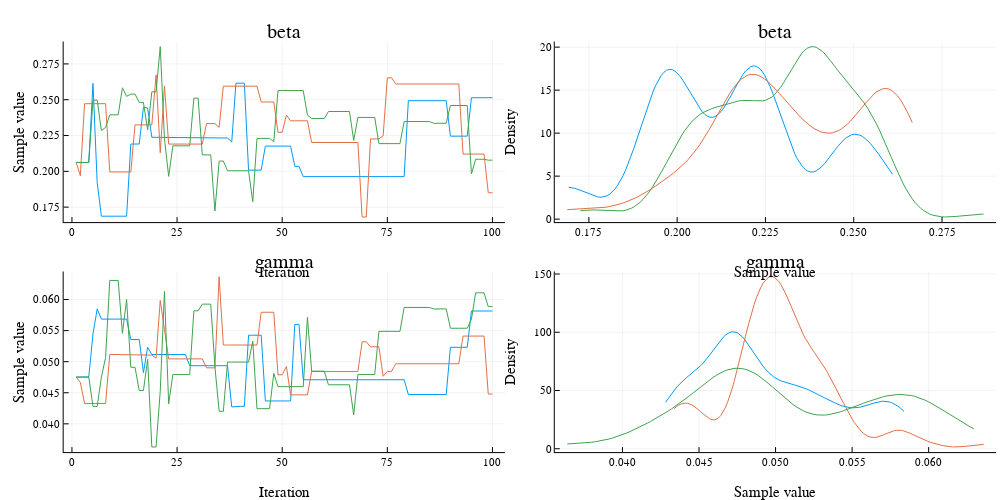
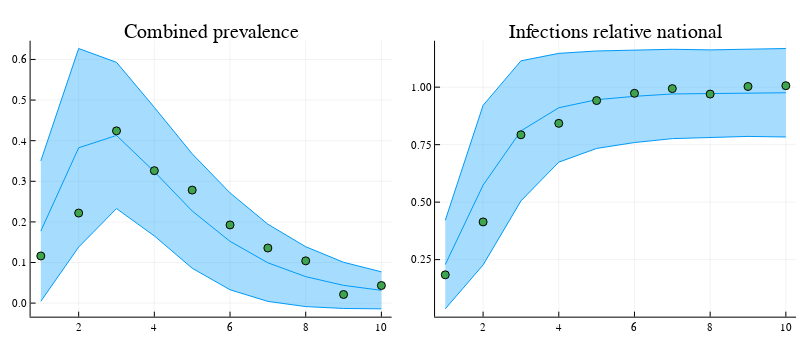

The code cell stored with these charts, in order, in its notebook:
### Code cell
evaluate_chain(problem, chain, tobs, y_load, ["beta", "gamma"];burn_in=20)

### Figure 1 — Plotly figure (JSON) as saved in the notebook; plotly's stock layout.template omitted (floating-point values rounded to 4 significant figures; data arrays with more than 128 entries replaced by an {"elided": "..."} marker saying what was removed)
{"data": [{"colorbar": {"title": ""}, "legendgroup": "Chain 1", "line": {"color": "rgba(0, 154, 250, 1.000)", "dash": "solid", "shape": "linear", "width": 1}, "mode": "lines", "name": "Chain 1", "showlegend": true, "type": "scatter", "x": [1, 2, 3, 4, 5, 6, 7, 8, 9, 10, 11, 12, 13, 14, 15, 16, 17, 18, 19, 20, 21, 22, 23, 24, 25, 26, 27, 28, 29, 30, 31, 32, 33, 34, 35, 36, 37, 38, 39, 40, 41, 42, 43, 44, 45, 46, 47, 48, 49, 50, 51, 52, 53, 54, 55, 56, 57, 58, 59, 60, 61, 62, 63, 64, 65, 66, 67, 68, 69, 70, 71, 72, 73, 74, 75, 76, 77, 78, 79, 80, 81, 82, 83, 84, 85, 86, 87, 88, 89, 90, 91, 92, 93, 94, 95, 96, 97, 98, 99, 100], "xaxis": "x1", "y": [0.2062, 0.2062, 0.2062, 0.2062, 0.2614, 0.1922, 0.1687, 0.1687, 0.1687, 0.1687, 0.1687, 0.1687, 0.1687, 0.2191, 0.2191, 0.2191, 0.2448, 0.2442, 0.2238, 0.2238, 0.2238, 0.2238, 0.2238, 0.2238, 0.2238, 0.2238, 0.2238, 0.2233, 0.2233, 0.2233, 0.2233, 0.2233, 0.2233, 0.2233, 0.2233, 0.2233, 0.2233, 0.2205, 0.2616, 0.2616, 0.2616, 0.2008, 0.2008, 0.2008, 0.2008, 0.2176, 0.2176, 0.2176, 0.2176, 0.2176, 0.2176, 0.2176, 0.2035, 0.2035, 0.1963, 0.1963, 0.1963, 0.1963, 0.1963, 0.1963, 0.1963, 0.1963, 0.1963, 0.1963, 0.1963, 0.1963, 0.1963, 0.1963, 0.1963, 0.1963, 0.1963, 0.1963, 0.1963, 0.1963, 0.1963, 0.1963, 0.1963, 0.1963, 0.1963, 0.2493, 0.2493, 0.2493, 0.2493, 0.2493, 0.2493, 0.2493, 0.2493, 0.2493, 0.2493, 0.2246, 0.2246, 0.2246, 0.2246, 0.2246, 0.2514, 0.2514, 0.2514, 0.2514, 0.2514, 0.2514], "yaxis": "y1", "zmax": null, "zmin": null}, {"colorbar": {"title": ""}, "legendgroup": "Chain 2", "line": {"color": "rgba(227, 111, 71, 1.000)", "dash": "solid", "shape": "linear", "width": 1}, "mode": "lines", "name": "Chain 2", "showlegend": true, "type": "scatter", "x": [1, 2, 3, 4, 5, 6, 7, 8, 9, 10, 11, 12, 13, 14, 15, 16, 17, 18, 19, 20, 21, 22, 23, 24, 25, 26, 27, 28, 29, 30, 31, 32, 33, 34, 35, 36, 37, 38, 39, 40, 41, 42, 43, 44, 45, 46, 47, 48, 49, 50, 51, 52, 53, 54, 55, 56, 57, 58, 59, 60, 61, 62, 63, 64, 65, 66, 67, 68, 69, 70, 71, 72, 73, 74, 75, 76, 77, 78, 79, 80, 81, 82, 83, 84, 85, 86, 87, 88, 89, 90, 91, 92, 93, 94, 95, 96, 97, 98, 99, 100], "xaxis": "x1", "y": [0.2062, 0.197, 0.2472, 0.2472, 0.2472, 0.2472, 0.2472, 0.2472, 0.1996, 0.1996, 0.1996, 0.1996, 0.1996, 0.1996, 0.2324, 0.2324, 0.2324, 0.2324, 0.2324, 0.2673, 0.213, 0.2597, 0.219, 0.219, 0.219, 0.219, 0.219, 0.219, 0.219, 0.219, 0.219, 0.2333, 0.2333, 0.2333, 0.2306, 0.2595, 0.2595, 0.2595, 0.2595, 0.2595, 0.2595, 0.2595, 0.2595, 0.2595, 0.2484, 0.2484, 0.2484, 0.2484, 0.2273, 0.2273, 0.2393, 0.2353, 0.2353, 0.2353, 0.2353, 0.2353, 0.2201, 0.2201, 0.2201, 0.2201, 0.2201, 0.2201, 0.2201, 0.2201, 0.2201, 0.2201, 0.2201, 0.2201, 0.1681, 0.1681, 0.2226, 0.2226, 0.2226, 0.2248, 0.2653, 0.2653, 0.261, 0.261, 0.261, 0.261, 0.261, 0.261, 0.261, 0.261, 0.261, 0.261, 0.261, 0.261, 0.261, 0.261, 0.261, 0.261, 0.2121, 0.2121, 0.2121, 0.2121, 0.2121, 0.2121, 0.185, 0.185], "yaxis": "y1", "zmax": null, "zmin": null}, {"colorbar": {"title": ""}, "legendgroup": "Chain 3", "line": {"color": "rgba(62, 164, 78, 1.000)", "dash": "solid", "shape": "linear", "width": 1}, "mode": "lines", "name": "Chain 3", "showlegend": true, "type": "scatter", "x": [1, 2, 3, 4, 5, 6, 7, 8, 9, 10, 11, 12, 13, 14, 15, 16, 17, 18, 19, 20, 21, 22, 23, 24, 25, 26, 27, 28, 29, 30, 31, 32, 33, 34, 35, 36, 37, 38, 39, 40, 41, 42, 43, 44, 45, 46, 47, 48, 49, 50, 51, 52, 53, 54, 55, 56, 57, 58, 59, 60, 61, 62, 63, 64, 65, 66, 67, 68, 69, 70, 71, 72, 73, 74, 75, 76, 77, 78, 79, 80, 81, 82, 83, 84, 85, 86, 87, 88, 89, 90, 91, 92, 93, 94, 95, 96, 97, 98, 99, 100], "xaxis": "x1", "y": [0.2062, 0.2062, 0.2062, 0.2062, 0.2497, 0.2497, 0.2284, 0.2307, 0.2394, 0.2394, 0.2394, 0.2583, 0.2524, 0.2539, 0.2539, 0.2481, 0.2481, 0.2289, 0.2555, 0.2555, 0.2871, 0.2227, 0.1965, 0.2178, 0.2178, 0.2178, 0.2178, 0.2178, 0.2511, 0.2511, 0.2115, 0.2115, 0.2115, 0.1723, 0.2072, 0.2072, 0.2004, 0.2004, 0.2004, 0.2004, 0.2004, 0.2004, 0.1788, 0.223, 0.223, 0.223, 0.223, 0.2206, 0.2564, 0.2564, 0.2564, 0.2564, 0.2564, 0.2564, 0.2564, 0.2393, 0.2369, 0.2369, 0.2369, 0.2369, 0.2418, 0.2418, 0.2418, 0.2418, 0.2418, 0.2418, 0.2216, 0.2376, 0.2376, 0.2376, 0.2376, 0.2376, 0.2193, 0.2193, 0.2193, 0.2193, 0.2193, 0.2193, 0.2347, 0.2347, 0.2347, 0.2347, 0.2347, 0.2347, 0.2347, 0.2335, 0.2335, 0.2335, 0.2335, 0.246, 0.246, 0.246, 0.246, 0.246, 0.1982, 0.2084, 0.2084, 0.2084, 0.2078, 0.2078], "yaxis": "y1", "zmax": null, "zmin": null}, {"colorbar": {"title": ""}, "legendgroup": "Chain 1", "line": {"color": "rgba(0, 154, 250, 1.000)", "dash": "solid", "shape": "linear", "width": 1}, "mode": "lines", "name": "Chain 1", "showlegend": true, "type": "scatter", "x": [0.1693, 0.17, 0.1708, 0.1716, 0.1724, 0.1731, 0.1739, 0.1747, 0.1754, 0.1762, 0.177, 0.1777, 0.1785, 0.1793, 0.1801, 0.1808, 0.1816, 0.1824, 0.1831, 0.1839, 0.1847, 0.1855, 0.1862, 0.187, 0.1878, 0.1885, 0.1893, 0.1901, 0.1908, 0.1916, 0.1924, 0.1932, 0.1939, 0.1947, 0.1955, 0.1962, 0.197, 0.1978, 0.1986, 0.1993, 0.2001, 0.2009, 0.2016, 0.2024, 0.2032, 0.2039, 0.2047, 0.2055, 0.2063, 0.207, 0.2078, 0.2086, 0.2093, 0.2101, 0.2109, 0.2117, 0.2124, 0.2132, 0.214, 0.2147, 0.2155, 0.2163, 0.217, 0.2178, 0.2186, 0.2194, 0.2201, 0.2209, 0.2217, 0.2224, 0.2232, 0.224, 0.2248, 0.2255, 0.2263, 0.2271, 0.2278, 0.2286, 0.2294, 0.2301, 0.2309, 0.2317, 0.2325, 0.2332, 0.234, 0.2348, 0.2355, 0.2363, 0.2371, 0.2379, 0.2386, 0.2394, 0.2402, 0.2409, 0.2417, 0.2425, 0.2432, 0.244, 0.2448, 0.2456, 0.2463, 0.2471, 0.2479, 0.2486, 0.2494, 0.2502, 0.251, 0.2517, 0.2525, 0.2533, 0.254, 0.2548, 0.2556, 0.2563, 0.2571, 0.2579, 0.2587, 0.2594, 0.2602, 0.261], "xaxis": "x2", "y": [3.709, 3.672, 3.603, 3.506, 3.386, 3.25, 3.105, 2.959, 2.822, 2.703, 2.611, 2.556, 2.548, 2.596, 2.708, 2.892, 3.155, 3.501, 3.934, 4.455, 5.064, 5.758, 6.53, 7.373, 8.275, 9.222, 10.2, 11.18, 12.16, 13.11, 14.0, 14.83, 15.56, 16.19, 16.69, 17.07, 17.31, 17.42, 17.38, 17.23, 16.95, 16.58, 16.13, 15.61, 15.06, 14.49, 13.93, 13.4, 12.92, 12.51, 12.19, 11.96, 11.85, 11.85, 11.96, 12.18, 12.5, 12.92, 13.41, 13.96, 14.55, 15.15, 15.74, 16.3, 16.8, 17.22, 17.54, 17.75, 17.82, 17.76, 17.56, 17.22, 16.74, 16.15, 15.44, 14.65, 13.78, 12.87, 11.93, 11.0, 10.08, 9.21, 8.401, 7.671, 7.034, 6.499, 6.074, 5.762, 5.564, 5.477, 5.496, 5.613, 5.817, 6.095, 6.434, 6.819, 7.233, 7.661, 8.086, 8.493, 8.867, 9.196, 9.469, 9.676, 9.813, 9.874, 9.859, 9.769, 9.607, 9.379, 9.092, 8.753, 8.372, 7.957, 7.518, 7.064, 6.601, 6.138, 5.68, 5.231], "yaxis": "y2", "zmax": null, "zmin": null}, {"colorbar": {"title": ""}, "legendgroup": "Chain 2", "line": {"color": "rgba(227, 111, 71, 1.000)", "dash": "solid", "shape": "linear", "width": 1}, "mode": "lines", "name": "Chain 2", "showlegend": true, "type": "scatter", "x": [0.1689, 0.1697, 0.1705, 0.1714, 0.1722, 0.1731, 0.1739, 0.1747, 0.1756, 0.1764, 0.1772, 0.1781, 0.1789, 0.1797, 0.1806, 0.1814, 0.1822, 0.1831, 0.1839, 0.1847, 0.1856, 0.1864, 0.1872, 0.1881, 0.1889, 0.1898, 0.1906, 0.1914, 0.1923, 0.1931, 0.1939, 0.1948, 0.1956, 0.1964, 0.1973, 0.1981, 0.1989, 0.1998, 0.2006, 0.2014, 0.2023, 0.2031, 0.2039, 0.2048, 0.2056, 0.2065, 0.2073, 0.2081, 0.209, 0.2098, 0.2106, 0.2115, 0.2123, 0.2131, 0.214, 0.2148, 0.2156, 0.2165, 0.2173, 0.2181, 0.219, 0.2198, 0.2206, 0.2215, 0.2223, 0.2232, 0.224, 0.2248, 0.2257, 0.2265, 0.2273, 0.2282, 0.229, 0.2298, 0.2307, 0.2315, 0.2323, 0.2332, 0.234, 0.2348, 0.2357, 0.2365, 0.2373, 0.2382, 0.239, 0.2399, 0.2407, 0.2415, 0.2424, 0.2432, 0.244, 0.2449, 0.2457, 0.2465, 0.2474, 0.2482, 0.249, 0.2499, 0.2507, 0.2515, 0.2524, 0.2532, 0.2541, 0.2549, 0.2557, 0.2566, 0.2574, 0.2582, 0.2591, 0.2599, 0.2607, 0.2616, 0.2624, 0.2632, 0.2641, 0.2649, 0.2657, 0.2666], "xaxis": "x2", "y": [1.103, 1.122, 1.138, 1.15, 1.161, 1.171, 1.182, 1.195, 1.211, 1.232, 1.258, 1.291, 1.331, 1.38, 1.438, 1.506, 1.584, 1.672, 1.771, 1.882, 2.005, 2.14, 2.286, 2.444, 2.614, 2.796, 2.988, 3.189, 3.4, 3.619, 3.845, 4.078, 4.317, 4.562, 4.815, 5.075, 5.345, 5.627, 5.924, 6.239, 6.575, 6.936, 7.325, 7.745, 8.198, 8.684, 9.204, 9.755, 10.33, 10.94, 11.55, 12.18, 12.8, 13.42, 14.01, 14.56, 15.08, 15.54, 15.94, 16.27, 16.53, 16.71, 16.82, 16.85, 16.8, 16.69, 16.52, 16.29, 16.01, 15.7, 15.35, 14.98, 14.59, 14.19, 13.79, 13.39, 13.0, 12.61, 12.24, 11.88, 11.55, 11.23, 10.95, 10.7, 10.48, 10.29, 10.15, 10.05, 10.0, 10.0, 10.05, 10.15, 10.3, 10.5, 10.75, 11.05, 11.38, 11.75, 12.15, 12.57, 13.0, 13.42, 13.83, 14.21, 14.54, 14.82, 15.03, 15.16, 15.2, 15.14, 14.98, 14.71, 14.35, 13.88, 13.33, 12.69, 11.99, 11.23], "yaxis": "y2", "zmax": null, "zmin": null}, {"colorbar": {"title": ""}, "legendgroup": "Chain 3", "line": {"color": "rgba(62, 164, 78, 1.000)", "dash": "solid", "shape": "linear", "width": 1}, "mode": "lines", "name": "Chain 3", "showlegend": true, "type": "scatter", "x": {"elided": "136 float values"}, "xaxis": "x2", "y": {"elided": "136 float values"}, "yaxis": "y2", "zmax": null, "zmin": null}, {"colorbar": {"title": ""}, "legendgroup": "Chain 1", "line": {"color": "rgba(0, 154, 250, 1.000)", "dash": "solid", "shape": "linear", "width": 1}, "mode": "lines", "name": "Chain 1", "showlegend": true, "type": "scatter", "x": [1, 2, 3, 4, 5, 6, 7, 8, 9, 10, 11, 12, 13, 14, 15, 16, 17, 18, 19, 20, 21, 22, 23, 24, 25, 26, 27, 28, 29, 30, 31, 32, 33, 34, 35, 36, 37, 38, 39, 40, 41, 42, 43, 44, 45, 46, 47, 48, 49, 50, 51, 52, 53, 54, 55, 56, 57, 58, 59, 60, 61, 62, 63, 64, 65, 66, 67, 68, 69, 70, 71, 72, 73, 74, 75, 76, 77, 78, 79, 80, 81, 82, 83, 84, 85, 86, 87, 88, 89, 90, 91, 92, 93, 94, 95, 96, 97, 98, 99, 100], "xaxis": "x3", "y": [0.04752, 0.04752, 0.04752, 0.04752, 0.05445, 0.0585, 0.05685, 0.05685, 0.05685, 0.05685, 0.05685, 0.05685, 0.05685, 0.05357, 0.05357, 0.05357, 0.04824, 0.05232, 0.05115, 0.05115, 0.05115, 0.05115, 0.05115, 0.05115, 0.05115, 0.05115, 0.05115, 0.04935, 0.04935, 0.04935, 0.04935, 0.04935, 0.04935, 0.04935, 0.04935, 0.04935, 0.04935, 0.04272, 0.04281, 0.04281, 0.04281, 0.05426, 0.05426, 0.05426, 0.05426, 0.04368, 0.04368, 0.04368, 0.04368, 0.04368, 0.04368, 0.04368, 0.056, 0.056, 0.04709, 0.04709, 0.04709, 0.04709, 0.04709, 0.04709, 0.04709, 0.04709, 0.04709, 0.04709, 0.04709, 0.04709, 0.04709, 0.04709, 0.04709, 0.04709, 0.04709, 0.04709, 0.04709, 0.04709, 0.04709, 0.04709, 0.04709, 0.04709, 0.04709, 0.04472, 0.04472, 0.04472, 0.04472, 0.04472, 0.04472, 0.04472, 0.04472, 0.04472, 0.04472, 0.05232, 0.05232, 0.05232, 0.05232, 0.05232, 0.05815, 0.05815, 0.05815, 0.05815, 0.05815, 0.05815], "yaxis": "y3", "zmax": null, "zmin": null}, {"colorbar": {"title": ""}, "legendgroup": "Chain 2", "line": {"color": "rgba(227, 111, 71, 1.000)", "dash": "solid", "shape": "linear", "width": 1}, "mode": "lines", "name": "Chain 2", "showlegend": true, "type": "scatter", "x": [1, 2, 3, 4, 5, 6, 7, 8, 9, 10, 11, 12, 13, 14, 15, 16, 17, 18, 19, 20, 21, 22, 23, 24, 25, 26, 27, 28, 29, 30, 31, 32, 33, 34, 35, 36, 37, 38, 39, 40, 41, 42, 43, 44, 45, 46, 47, 48, 49, 50, 51, 52, 53, 54, 55, 56, 57, 58, 59, 60, 61, 62, 63, 64, 65, 66, 67, 68, 69, 70, 71, 72, 73, 74, 75, 76, 77, 78, 79, 80, 81, 82, 83, 84, 85, 86, 87, 88, 89, 90, 91, 92, 93, 94, 95, 96, 97, 98, 99, 100], "xaxis": "x3", "y": [0.04752, 0.04665, 0.04327, 0.04327, 0.04327, 0.04327, 0.04327, 0.04327, 0.05117, 0.05117, 0.05117, 0.05117, 0.05117, 0.05117, 0.05106, 0.05106, 0.05106, 0.05106, 0.05106, 0.05057, 0.05986, 0.05521, 0.05045, 0.05045, 0.05045, 0.05045, 0.05045, 0.05045, 0.05045, 0.05045, 0.05045, 0.04901, 0.04901, 0.04901, 0.06369, 0.05268, 0.05268, 0.05268, 0.05268, 0.05268, 0.05268, 0.05268, 0.05268, 0.05268, 0.05796, 0.05796, 0.05796, 0.05796, 0.0479, 0.0479, 0.04923, 0.04466, 0.04466, 0.04466, 0.04466, 0.04466, 0.04841, 0.04841, 0.04841, 0.04841, 0.04841, 0.04841, 0.04841, 0.04841, 0.04841, 0.04841, 0.04841, 0.04841, 0.05319, 0.05319, 0.0524, 0.0524, 0.0524, 0.04766, 0.04843, 0.04843, 0.04967, 0.04967, 0.04967, 0.04967, 0.04967, 0.04967, 0.04967, 0.04967, 0.04967, 0.04967, 0.04967, 0.04967, 0.04967, 0.04967, 0.04967, 0.04967, 0.05412, 0.05412, 0.05412, 0.05412, 0.05412, 0.05412, 0.04479, 0.04479], "yaxis": "y3", "zmax": null, "zmin": null}, {"colorbar": {"title": ""}, "legendgroup": "Chain 3", "line": {"color": "rgba(62, 164, 78, 1.000)", "dash": "solid", "shape": "linear", "width": 1}, "mode": "lines", "name": "Chain 3", "showlegend": true, "type": "scatter", "x": [1, 2, 3, 4, 5, 6, 7, 8, 9, 10, 11, 12, 13, 14, 15, 16, 17, 18, 19, 20, 21, 22, 23, 24, 25, 26, 27, 28, 29, 30, 31, 32, 33, 34, 35, 36, 37, 38, 39, 40, 41, 42, 43, 44, 45, 46, 47, 48, 49, 50, 51, 52, 53, 54, 55, 56, 57, 58, 59, 60, 61, 62, 63, 64, 65, 66, 67, 68, 69, 70, 71, 72, 73, 74, 75, 76, 77, 78, 79, 80, 81, 82, 83, 84, 85, 86, 87, 88, 89, 90, 91, 92, 93, 94, 95, 96, 97, 98, 99, 100], "xaxis": "x3", "y": [0.04752, 0.04752, 0.04752, 0.04752, 0.04281, 0.04281, 0.04751, 0.05067, 0.06307, 0.06307, 0.06307, 0.05456, 0.06, 0.0491, 0.0491, 0.04536, 0.04536, 0.05036, 0.03627, 0.03627, 0.04526, 0.0613, 0.04321, 0.04792, 0.04792, 0.04792, 0.04792, 0.04792, 0.05819, 0.05819, 0.05926, 0.05926, 0.05926, 0.04918, 0.04201, 0.04201, 0.04994, 0.04994, 0.04994, 0.04994, 0.04994, 0.04994, 0.05331, 0.04244, 0.04244, 0.04244, 0.04244, 0.04812, 0.04598, 0.04598, 0.04598, 0.04598, 0.04598, 0.04598, 0.04598, 0.05714, 0.04847, 0.04847, 0.04847, 0.04847, 0.04628, 0.04628, 0.04628, 0.04628, 0.04628, 0.04628, 0.04144, 0.04794, 0.04794, 0.04794, 0.04794, 0.04794, 0.05488, 0.05488, 0.05488, 0.05488, 0.05488, 0.05488, 0.05873, 0.05873, 0.05873, 0.05873, 0.05873, 0.05873, 0.05873, 0.05849, 0.05849, 0.05849, 0.05849, 0.05538, 0.05538, 0.05538, 0.05538, 0.05538, 0.05686, 0.06108, 0.06108, 0.06108, 0.05886, 0.05886], "yaxis": "y3", "zmax": null, "zmin": null}, {"colorbar": {"title": ""}, "legendgroup": "Chain 1", "line": {"color": "rgba(0, 154, 250, 1.000)", "dash": "solid", "shape": "linear", "width": 1}, "mode": "lines", "name": "Chain 1", "showlegend": true, "type": "scatter", "x": [0.04282, 0.04296, 0.04309, 0.04323, 0.04336, 0.0435, 0.04363, 0.04377, 0.0439, 0.04404, 0.04417, 0.04431, 0.04444, 0.04458, 0.04472, 0.04485, 0.04499, 0.04512, 0.04526, 0.04539, 0.04553, 0.04566, 0.0458, 0.04593, 0.04607, 0.04621, 0.04634, 0.04648, 0.04661, 0.04675, 0.04688, 0.04702, 0.04715, 0.04729, 0.04742, 0.04756, 0.04769, 0.04783, 0.04797, 0.0481, 0.04824, 0.04837, 0.04851, 0.04864, 0.04878, 0.04891, 0.04905, 0.04918, 0.04932, 0.04946, 0.04959, 0.04973, 0.04986, 0.05, 0.05013, 0.05027, 0.0504, 0.05054, 0.05067, 0.05081, 0.05094, 0.05108, 0.05122, 0.05135, 0.05149, 0.05162, 0.05176, 0.05189, 0.05203, 0.05216, 0.0523, 0.05243, 0.05257, 0.05271, 0.05284, 0.05298, 0.05311, 0.05325, 0.05338, 0.05352, 0.05365, 0.05379, 0.05392, 0.05406, 0.0542, 0.05433, 0.05447, 0.0546, 0.05474, 0.05487, 0.05501, 0.05514, 0.05528, 0.05541, 0.05555, 0.05568, 0.05582, 0.05596, 0.05609, 0.05623, 0.05636, 0.0565, 0.05663, 0.05677, 0.0569, 0.05704, 0.05717, 0.05731, 0.05745, 0.05758, 0.05772, 0.05785, 0.05799, 0.05812, 0.05826, 0.05839], "xaxis": "x4", "y": [39.97, 42.6, 45.15, 47.59, 49.91, 52.1, 54.14, 56.04, 57.8, 59.44, 60.97, 62.43, 63.84, 65.25, 66.68, 68.17, 69.76, 71.47, 73.32, 75.33, 77.49, 79.78, 82.18, 84.65, 87.14, 89.6, 91.96, 94.14, 96.09, 97.75, 99.04, 99.94, 100.4, 100.4, 99.96, 99.07, 97.76, 96.06, 94.04, 91.74, 89.23, 86.57, 83.83, 81.06, 78.33, 75.69, 73.17, 70.81, 68.63, 66.64, 64.86, 63.28, 61.9, 60.7, 59.67, 58.79, 58.03, 57.38, 56.81, 56.3, 55.82, 55.36, 54.89, 54.4, 53.89, 53.33, 52.72, 52.06, 51.35, 50.58, 49.77, 48.92, 48.03, 47.12, 46.18, 45.23, 44.28, 43.33, 42.39, 41.47, 40.58, 39.73, 38.91, 38.16, 37.46, 36.84, 36.3, 35.85, 35.5, 35.26, 35.13, 35.12, 35.22, 35.43, 35.75, 36.17, 36.66, 37.21, 37.79, 38.39, 38.98, 39.53, 40.01, 40.39, 40.66, 40.79, 40.75, 40.54, 40.14, 39.55, 38.76, 37.78, 36.61, 35.27, 33.76, 32.12], "yaxis": "y4", "zmax": null, "zmin": null}, {"colorbar": {"title": ""}, "legendgroup": "Chain 2", "line": {"color": "rgba(227, 111, 71, 1.000)", "dash": "solid", "shape": "linear", "width": 1}, "mode": "lines", "name": "Chain 2", "showlegend": true, "type": "scatter", "x": {"elided": "140 float values"}, "xaxis": "x4", "y": {"elided": "140 float values"}, "yaxis": "y4", "zmax": null, "zmin": null}, {"colorbar": {"title": ""}, "legendgroup": "Chain 3", "line": {"color": "rgba(62, 164, 78, 1.000)", "dash": "solid", "shape": "linear", "width": 1}, "mode": "lines", "name": "Chain 3", "showlegend": true, "type": "scatter", "x": [0.0364, 0.03662, 0.03685, 0.03708, 0.0373, 0.03753, 0.03776, 0.03798, 0.03821, 0.03844, 0.03866, 0.03889, 0.03912, 0.03935, 0.03957, 0.0398, 0.04003, 0.04025, 0.04048, 0.04071, 0.04093, 0.04116, 0.04139, 0.04162, 0.04184, 0.04207, 0.0423, 0.04252, 0.04275, 0.04298, 0.0432, 0.04343, 0.04366, 0.04389, 0.04411, 0.04434, 0.04457, 0.04479, 0.04502, 0.04525, 0.04547, 0.0457, 0.04593, 0.04615, 0.04638, 0.04661, 0.04684, 0.04706, 0.04729, 0.04752, 0.04774, 0.04797, 0.0482, 0.04842, 0.04865, 0.04888, 0.04911, 0.04933, 0.04956, 0.04979, 0.05001, 0.05024, 0.05047, 0.05069, 0.05092, 0.05115, 0.05137, 0.0516, 0.05183, 0.05206, 0.05228, 0.05251, 0.05274, 0.05296, 0.05319, 0.05342, 0.05364, 0.05387, 0.0541, 0.05433, 0.05455, 0.05478, 0.05501, 0.05523, 0.05546, 0.05569, 0.05591, 0.05614, 0.05637, 0.05659, 0.05682, 0.05705, 0.05728, 0.0575, 0.05773, 0.05796, 0.05818, 0.05841, 0.05864, 0.05886, 0.05909, 0.05932, 0.05955, 0.05977, 0.06, 0.06023, 0.06045, 0.06068, 0.06091, 0.06113, 0.06136, 0.06159, 0.06181, 0.06204, 0.06227, 0.0625, 0.06272, 0.06295], "xaxis": "x4", "y": [4.113, 4.257, 4.409, 4.575, 4.767, 4.993, 5.264, 5.59, 5.982, 6.449, 6.998, 7.635, 8.365, 9.19, 10.11, 11.12, 12.23, 13.41, 14.67, 16.01, 17.4, 18.85, 20.36, 21.91, 23.5, 25.15, 26.84, 28.58, 30.39, 32.26, 34.2, 36.22, 38.32, 40.49, 42.74, 45.06, 47.42, 49.82, 52.23, 54.61, 56.94, 59.17, 61.28, 63.21, 64.92, 66.39, 67.58, 68.45, 68.98, 69.15, 68.97, 68.41, 67.5, 66.24, 64.66, 62.78, 60.66, 58.31, 55.81, 53.18, 50.5, 47.8, 45.14, 42.57, 40.13, 37.87, 35.82, 34.01, 32.46, 31.18, 30.19, 29.47, 29.04, 28.86, 28.93, 29.22, 29.71, 30.37, 31.17, 32.09, 33.1, 34.18, 35.31, 36.46, 37.62, 38.77, 39.9, 40.99, 42.03, 43.0, 43.89, 44.68, 45.36, 45.91, 46.31, 46.56, 46.62, 46.5, 46.19, 45.67, 44.96, 44.05, 42.95, 41.68, 40.25, 38.68, 37.0, 35.23, 33.38, 31.49, 29.58, 27.67, 25.78, 23.92, 22.12, 20.37, 18.69, 17.09], "yaxis": "y4", "zmax": null, "zmin": null}], "layout": {"annotations": [{"font": {"color": "rgba(0, 0, 0, 1.000)", "family": "sans-serif", "size": 20}, "rotation": 0, "showarrow": false, "text": "beta", "x": 0.2843, "xanchor": "center", "xref": "paper", "y": 1, "yanchor": "top", "yref": "paper"}, {"font": {"color": "rgba(0, 0, 0, 1.000)", "family": "sans-serif", "size": 20}, "rotation": 0, "showarrow": false, "text": "beta", "x": 0.7754, "xanchor": "center", "xref": "paper", "y": 1, "yanchor": "top", "yref": "paper"}, {"font": {"color": "rgba(0, 0, 0, 1.000)", "family": "sans-serif", "size": 20}, "rotation": 0, "showarrow": false, "text": "gamma", "x": 0.2843, "xanchor": "center", "xref": "paper", "y": 0.5, "yanchor": "top", "yref": "paper"}, {"font": {"color": "rgba(0, 0, 0, 1.000)", "family": "sans-serif", "size": 20}, "rotation": 0, "showarrow": false, "text": "gamma", "x": 0.7754, "xanchor": "center", "xref": "paper", "y": 0.5, "yanchor": "top", "yref": "paper"}], "height": 500, "margin": {"b": 20, "l": 0, "r": 0, "t": 20}, "paper_bgcolor": "rgba(255, 255, 255, 1.000)", "plot_bgcolor": "rgba(255, 255, 255, 1.000)", "showlegend": false, "width": 1000, "xaxis1": {"anchor": "y1", "domain": [0.06366, 0.505], "gridcolor": "rgba(0, 0, 0, 0.100)", "gridwidth": 0.5, "linecolor": "rgba(0, 0, 0, 1.000)", "mirror": false, "range": [-1.97, 103.0], "showgrid": true, "showline": true, "showticklabels": true, "tickangle": 0, "tickcolor": "rgb(0, 0, 0)", "tickfont": {"color": "rgba(0, 0, 0, 1.000)", "family": "sans-serif", "size": 11}, "tickmode": "array", "ticks": "inside", "ticktext": ["0", "25", "50", "75", "100"], "tickvals": [0, 25, 50, 75, 100], "title": "Iteration", "titlefont": {"color": "rgba(0, 0, 0, 1.000)", "family": "sans-serif", "size": 15}, "type": "-", "visible": true, "zeroline": false, "zerolinecolor": "rgba(0, 0, 0, 1.000)"}, "xaxis2": {"anchor": "y2", "domain": [0.5548, 0.9961], "gridcolor": "rgba(0, 0, 0, 0.100)", "gridwidth": 0.5, "linecolor": "rgba(0, 0, 0, 1.000)", "mirror": false, "range": [0.1653, 0.2903], "showgrid": true, "showline": true, "showticklabels": true, "tickangle": 0, "tickcolor": "rgb(0, 0, 0)", "tickfont": {"color": "rgba(0, 0, 0, 1.000)", "family": "sans-serif", "size": 11}, "tickmode": "array", "ticks": "inside", "ticktext": ["0.175", "0.200", "0.225", "0.250", "0.275"], "tickvals": [0.175, 0.2, 0.225, 0.25, 0.275], "title": "Sample value", "titlefont": {"color": "rgba(0, 0, 0, 1.000)", "family": "sans-serif", "size": 15}, "type": "-", "visible": true, "zeroline": false, "zerolinecolor": "rgba(0, 0, 0, 1.000)"}, "xaxis3": {"anchor": "y3", "domain": [0.06366, 0.505], "gridcolor": "rgba(0, 0, 0, 0.100)", "gridwidth": 0.5, "linecolor": "rgba(0, 0, 0, 1.000)", "mirror": false, "range": [-1.97, 103.0], "showgrid": true, "showline": true, "showticklabels": true, "tickangle": 0, "tickcolor": "rgb(0, 0, 0)", "tickfont": {"color": "rgba(0, 0, 0, 1.000)", "family": "sans-serif", "size": 11}, "tickmode": "array", "ticks": "inside", "ticktext": ["0", "25", "50", "75", "100"], "tickvals": [0, 25, 50, 75, 100], "title": "Iteration", "titlefont": {"color": "rgba(0, 0, 0, 1.000)", "family": "sans-serif", "size": 15}, "type": "-", "visible": true, "zeroline": false, "zerolinecolor": "rgba(0, 0, 0, 1.000)"}, "xaxis4": {"anchor": "y4", "domain": [0.5548, 0.9961], "gridcolor": "rgba(0, 0, 0, 0.100)", "gridwidth": 0.5, "linecolor": "rgba(0, 0, 0, 1.000)", "mirror": false, "range": [0.03558, 0.0644], "showgrid": true, "showline": true, "showticklabels": true, "tickangle": 0, "tickcolor": "rgb(0, 0, 0)", "tickfont": {"color": "rgba(0, 0, 0, 1.000)", "family": "sans-serif", "size": 11}, "tickmode": "array", "ticks": "inside", "ticktext": ["0.040", "0.045", "0.050", "0.055", "0.060"], "tickvals": [0.04, 0.045, 0.05, 0.055, 0.06], "title": "Sample value", "titlefont": {"color": "rgba(0, 0, 0, 1.000)", "family": "sans-serif", "size": 15}, "type": "-", "visible": true, "zeroline": false, "zerolinecolor": "rgba(0, 0, 0, 1.000)"}, "yaxis1": {"anchor": "x1", "domain": [0.5607, 0.9532], "gridcolor": "rgba(0, 0, 0, 0.100)", "gridwidth": 0.5, "linecolor": "rgba(0, 0, 0, 1.000)", "mirror": false, "range": [0.1646, 0.2906], "showgrid": true, "showline": true, "showticklabels": true, "tickangle": 0, "tickcolor": "rgb(0, 0, 0)", "tickfont": {"color": "rgba(0, 0, 0, 1.000)", "family": "sans-serif", "size": 11}, "tickmode": "array", "ticks": "inside", "ticktext": ["0.175", "0.200", "0.225", "0.250", "0.275"], "tickvals": [0.175, 0.2, 0.225, 0.25, 0.275], "title": "Sample value", "titlefont": {"color": "rgba(0, 0, 0, 1.000)", "family": "sans-serif", "size": 15}, "type": "-", "visible": true, "zeroline": false, "zerolinecolor": "rgba(0, 0, 0, 1.000)"}, "yaxis2": {"anchor": "x2", "domain": [0.5607, 0.9532], "gridcolor": "rgba(0, 0, 0, 0.100)", "gridwidth": 0.5, "linecolor": "rgba(0, 0, 0, 1.000)", "mirror": false, "range": [-0.3457, 20.65], "showgrid": true, "showline": true, "showticklabels": true, "tickangle": 0, "tickcolor": "rgb(0, 0, 0)", "tickfont": {"color": "rgba(0, 0, 0, 1.000)", "family": "sans-serif", "size": 11}, "tickmode": "array", "ticks": "inside", "ticktext": ["0", "5", "10", "15", "20"], "tickvals": [0, 5, 10, 15, 20], "title": "Density", "titlefont": {"color": "rgba(0, 0, 0, 1.000)", "family": "sans-serif", "size": 15}, "type": "-", "visible": true, "zeroline": false, "zerolinecolor": "rgba(0, 0, 0, 1.000)"}, "yaxis3": {"anchor": "x3", "domain": [0.06065, 0.4532], "gridcolor": "rgba(0, 0, 0, 0.100)", "gridwidth": 0.5, "linecolor": "rgba(0, 0, 0, 1.000)", "mirror": false, "range": [0.03545, 0.06451], "showgrid": true, "showline": true, "showticklabels": true, "tickangle": 0, "tickcolor": "rgb(0, 0, 0)", "tickfont": {"color": "rgba(0, 0, 0, 1.000)", "family": "sans-serif", "size": 11}, "tickmode": "array", "ticks": "inside", "ticktext": ["0.040", "0.045", "0.050", "0.055", "0.060"], "tickvals": [0.04, 0.045, 0.05, 0.055, 0.06], "title": "Sample value", "titlefont": {"color": "rgba(0, 0, 0, 1.000)", "family": "sans-serif", "size": 15}, "type": "-", "visible": true, "zeroline": false, "zerolinecolor": "rgba(0, 0, 0, 1.000)"}, "yaxis4": {"anchor": "x4", "domain": [0.06065, 0.4532], "gridcolor": "rgba(0, 0, 0, 0.100)", "gridwidth": 0.5, "linecolor": "rgba(0, 0, 0, 1.000)", "mirror": false, "range": [-2.867, 152.1], "showgrid": true, "showline": true, "showticklabels": true, "tickangle": 0, "tickcolor": "rgb(0, 0, 0)", "tickfont": {"color": "rgba(0, 0, 0, 1.000)", "family": "sans-serif", "size": 11}, "tickmode": "array", "ticks": "inside", "ticktext": ["0", "50", "100", "150"], "tickvals": [0, 50, 100, 150], "title": "Density", "titlefont": {"color": "rgba(0, 0, 0, 1.000)", "family": "sans-serif", "size": 15}, "type": "-", "visible": true, "zeroline": false, "zerolinecolor": "rgba(0, 0, 0, 1.000)"}}}

### Figure 2 — Plotly figure (JSON) as saved in the notebook; plotly's stock layout.template omitted (floating-point values rounded to 4 significant figures)
{"data": [{"colorbar": {"title": ""}, "legendgroup": "y1", "line": {"color": "rgba(0, 154, 250, 1.000)", "dash": "solid", "shape": "linear", "width": 1}, "mode": "lines", "name": "y1", "showlegend": true, "type": "scatter", "x": [1, 2, 3, 4, 5, 6, 7, 8, 9, 10], "xaxis": "x1", "y": [0.1774, 0.3825, 0.4129, 0.3237, 0.2268, 0.1522, 0.0993, 0.06519, 0.04371, 0.03147], "yaxis": "y1", "zmax": null, "zmin": null}, {"colorbar": {"title": ""}, "legendgroup": "y2", "line": {"color": "rgba(0, 154, 250, 1.000)", "dash": "solid", "shape": "linear", "width": 1}, "mode": "lines", "name": "y2", "showlegend": false, "type": "scatter", "x": [1, 2, 3, 4, 5, 6, 7, 8, 9, 10], "xaxis": "x1", "y": [0.3503, 0.6269, 0.593, 0.4821, 0.3677, 0.2714, 0.1944, 0.1389, 0.1006, 0.07708], "yaxis": "y1", "zmax": null, "zmin": null}, {"colorbar": {"title": ""}, "fill": "tonexty", "fillcolor": "rgba(0, 154, 250, 0.350)", "legendgroup": "y2", "line": {"color": "rgba(0, 154, 250, 1.000)", "dash": "solid", "shape": "linear", "width": 1}, "mode": "lines", "name": "y2", "showlegend": true, "type": "scatter", "x": [1, 2, 3, 4, 5, 6, 7, 8, 9, 10], "xaxis": "x1", "y": [0.00446, 0.138, 0.2328, 0.1654, 0.08589, 0.03287, 0.004244, -0.008528, -0.01315, -0.01414], "yaxis": "y1", "zmax": null, "zmin": null}, {"colorbar": {"title": ""}, "legendgroup": "y3", "marker": {"color": "rgba(62, 164, 78, 1.000)", "line": {"color": "rgba(0, 0, 0, 1.000)", "width": 1}, "size": 8, "symbol": "circle"}, "mode": "markers", "name": "y3", "showlegend": true, "type": "scatter", "x": [1, 2, 3, 4, 5, 6, 7, 8, 9, 10], "xaxis": "x1", "y": [0.1161, 0.2218, 0.4242, 0.3262, 0.2783, 0.1925, 0.1357, 0.1041, 0.02125, 0.04334], "yaxis": "y1", "zmax": null, "zmin": null}, {"colorbar": {"title": ""}, "legendgroup": "y1", "line": {"color": "rgba(0, 154, 250, 1.000)", "dash": "solid", "shape": "linear", "width": 1}, "mode": "lines", "name": "y1", "showlegend": true, "type": "scatter", "x": [1, 2, 3, 4, 5, 6, 7, 8, 9, 10], "xaxis": "x2", "y": [0.2286, 0.574, 0.8099, 0.9104, 0.9455, 0.9602, 0.9705, 0.9714, 0.9749, 0.9757], "yaxis": "y2", "zmax": null, "zmin": null}, {"colorbar": {"title": ""}, "legendgroup": "y2", "line": {"color": "rgba(0, 154, 250, 1.000)", "dash": "solid", "shape": "linear", "width": 1}, "mode": "lines", "name": "y2", "showlegend": false, "type": "scatter", "x": [1, 2, 3, 4, 5, 6, 7, 8, 9, 10], "xaxis": "x2", "y": [0.4212, 0.9211, 1.115, 1.147, 1.157, 1.161, 1.165, 1.162, 1.164, 1.168], "yaxis": "y2", "zmax": null, "zmin": null}, {"colorbar": {"title": ""}, "fill": "tonexty", "fillcolor": "rgba(0, 154, 250, 0.350)", "legendgroup": "y2", "line": {"color": "rgba(0, 154, 250, 1.000)", "dash": "solid", "shape": "linear", "width": 1}, "mode": "lines", "name": "y2", "showlegend": true, "type": "scatter", "x": [1, 2, 3, 4, 5, 6, 7, 8, 9, 10], "xaxis": "x2", "y": [0.03591, 0.2269, 0.5053, 0.6739, 0.7336, 0.7591, 0.7762, 0.7808, 0.7858, 0.7833], "yaxis": "y2", "zmax": null, "zmin": null}, {"colorbar": {"title": ""}, "legendgroup": "y3", "marker": {"color": "rgba(62, 164, 78, 1.000)", "line": {"color": "rgba(0, 0, 0, 1.000)", "width": 1}, "size": 8, "symbol": "circle"}, "mode": "markers", "name": "y3", "showlegend": true, "type": "scatter", "x": [1, 2, 3, 4, 5, 6, 7, 8, 9, 10], "xaxis": "x2", "y": [0.1839, 0.414, 0.7929, 0.8426, 0.9418, 0.9733, 0.9937, 0.97, 1.003, 1.006], "yaxis": "y2", "zmax": null, "zmin": null}], "layout": {"annotations": [{"font": {"color": "rgba(0, 0, 0, 1.000)", "family": "sans-serif", "size": 20}, "rotation": 0, "showarrow": false, "text": "Combined prevalence", "x": 0.2639, "xanchor": "center", "xref": "paper", "y": 1, "yanchor": "top", "yref": "paper"}, {"font": {"color": "rgba(0, 0, 0, 1.000)", "family": "sans-serif", "size": 20}, "rotation": 0, "showarrow": false, "text": "Infections relative national", "x": 0.7694, "xanchor": "center", "xref": "paper", "y": 1, "yanchor": "top", "yref": "paper"}], "height": 350, "margin": {"b": 20, "l": 0, "r": 0, "t": 20}, "paper_bgcolor": "rgba(255, 255, 255, 1.000)", "plot_bgcolor": "rgba(255, 255, 255, 1.000)", "showlegend": false, "width": 800, "xaxis1": {"anchor": "y1", "domain": [0.03825, 0.4895], "gridcolor": "rgba(0, 0, 0, 0.100)", "gridwidth": 0.5, "linecolor": "rgba(0, 0, 0, 1.000)", "mirror": false, "range": [0.73, 10.27], "showgrid": true, "showline": true, "showticklabels": true, "tickangle": 0, "tickcolor": "rgb(0, 0, 0)", "tickfont": {"color": "rgba(0, 0, 0, 1.000)", "family": "sans-serif", "size": 11}, "tickmode": "array", "ticks": "inside", "ticktext": ["2", "4", "6", "8", "10"], "tickvals": [2, 4, 6, 8, 10], "title": "", "titlefont": {"color": "rgba(0, 0, 0, 1.000)", "family": "sans-serif", "size": 15}, "type": "-", "visible": true, "zeroline": false, "zerolinecolor": "rgba(0, 0, 0, 1.000)"}, "xaxis2": {"anchor": "y2", "domain": [0.5438, 0.9951], "gridcolor": "rgba(0, 0, 0, 0.100)", "gridwidth": 0.5, "linecolor": "rgba(0, 0, 0, 1.000)", "mirror": false, "range": [0.73, 10.27], "showgrid": true, "showline": true, "showticklabels": true, "tickangle": 0, "tickcolor": "rgb(0, 0, 0)", "tickfont": {"color": "rgba(0, 0, 0, 1.000)", "family": "sans-serif", "size": 11}, "tickmode": "array", "ticks": "inside", "ticktext": ["2", "4", "6", "8", "10"], "tickvals": [2, 4, 6, 8, 10], "title": "", "titlefont": {"color": "rgba(0, 0, 0, 1.000)", "family": "sans-serif", "size": 15}, "type": "-", "visible": true, "zeroline": false, "zerolinecolor": "rgba(0, 0, 0, 1.000)"}, "yaxis1": {"anchor": "x1", "domain": [0.04299, 0.9332], "gridcolor": "rgba(0, 0, 0, 0.100)", "gridwidth": 0.5, "linecolor": "rgba(0, 0, 0, 1.000)", "mirror": false, "range": [-0.03337, 0.6462], "showgrid": true, "showline": true, "showticklabels": true, "tickangle": 0, "tickcolor": "rgb(0, 0, 0)", "tickfont": {"color": "rgba(0, 0, 0, 1.000)", "family": "sans-serif", "size": 11}, "tickmode": "array", "ticks": "inside", "ticktext": ["0.0", "0.1", "0.2", "0.3", "0.4", "0.5", "0.6"], "tickvals": [0, 0.1, 0.2, 0.3, 0.4, 0.5, 0.6], "title": "", "titlefont": {"color": "rgba(0, 0, 0, 1.000)", "family": "sans-serif", "size": 15}, "type": "-", "visible": true, "zeroline": false, "zerolinecolor": "rgba(0, 0, 0, 1.000)"}, "yaxis2": {"anchor": "x2", "domain": [0.04299, 0.9332], "gridcolor": "rgba(0, 0, 0, 0.100)", "gridwidth": 0.5, "linecolor": "rgba(0, 0, 0, 1.000)", "mirror": false, "range": [0.001949, 1.202], "showgrid": true, "showline": true, "showticklabels": true, "tickangle": 0, "tickcolor": "rgb(0, 0, 0)", "tickfont": {"color": "rgba(0, 0, 0, 1.000)", "family": "sans-serif", "size": 11}, "tickmode": "array", "ticks": "inside", "ticktext": ["0.25", "0.50", "0.75", "1.00"], "tickvals": [0.25, 0.5, 0.75, 1], "title": "", "titlefont": {"color": "rgba(0, 0, 0, 1.000)", "family": "sans-serif", "size": 15}, "type": "-", "visible": true, "zeroline": false, "zerolinecolor": "rgba(0, 0, 0, 1.000)"}}}
